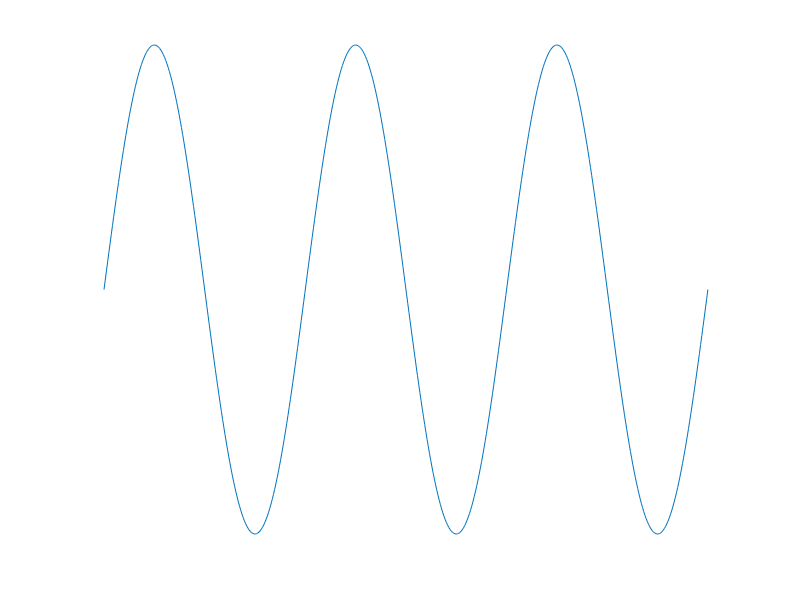

MATLAB code to generate this figure:
clear all

phase = 0; 
f0 = 440; % Hz
fs = 8000; % Hz

t1 = linspace(0,3/f0,500);
n1 = 0:1:3*8000/f0;

xt = @(t) sin(2*pi*f0*t + phase);
xn = @(n) sin(2*pi*(f0/fs)*n + phase);

stem(n1,xn(n1))
ylim([-1 1])
axis off
%%
plot(t1, xt(t1))
axis off

